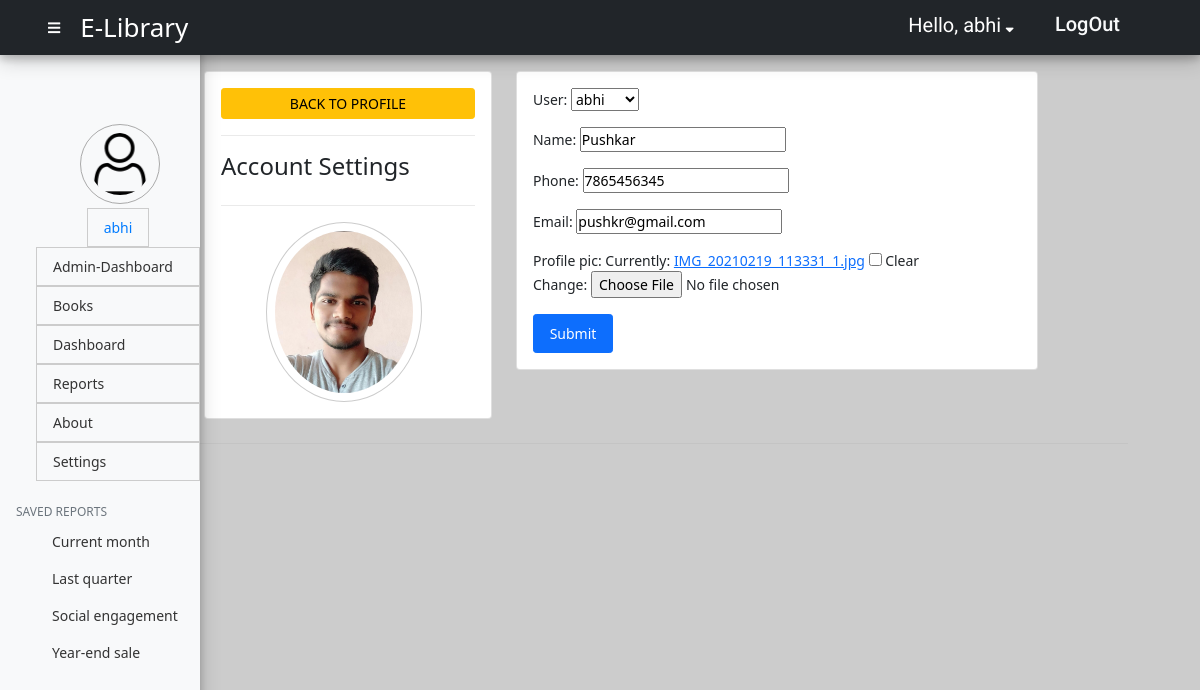
The page /elibrary/elibrary_settings/ (signed in) on the database its author committed.
### api/models.py (models this page shows, shortened)
class Customer(models.Model):
    user = models.OneToOneField(User, null=True, on_delete= models.CASCADE)
    name = models.CharField(max_length=200, null=True)
    phone = models.CharField(max_length=200, null=True)
    email = models.CharField(max_length=200, null=True)
    date_created = models.DateTimeField(auto_now_add=True, null=True)
    profile_pic = models.ImageField(default="user1.png",null= True, blank= True)

### api/decorators.py (the view)
        def wrapper_func(request,*args,**kwargs):
            group = None
            if request.user.groups.exists():
                group = request.user.groups.all()[0].name
            if group in allowed_roles:
                print('working',allowed_roles)
                return view_func(request,*args,**kwargs)
            else:
                return redirect('books')

### api/forms.py
class CustomerForm(ModelForm):
    class Meta:
        model = Customer
        fields = '__all__'

### api/views.py (called while the page is built)
@login_required(login_url='home')
@allowed_users(allowed_roles=['admin','customer','student'])
def settings(request):
    customer = request.user.customer
    form = CustomerForm(instance=customer)
    if request.method == 'POST':
        form = CustomerForm(request.POST,request.FILES,instance=customer)
        if form.is_valid():
            form.save()
    context={'form':form}
    return render(request,'settings.html',context)

### api/templates/settings.html (shortened to what this page needs)
{% extends 'api_base.html' %}
{% block content %}
<div class="row">
    <div class="col-md-4">
        <div class="card card-body">
            <a class="btn btn-warning btn-sm btn-block" href="{% url 'userPage' 19 %}">BACK TO PROFILE</a>
            <hr style="color:#aaa">
            <h4>Account Settings</h4>
            <hr style="color:#aaa">
            <span><img id="profile-pic" class="p-2" src="{{request.user.customer.profile_pic.url}}" alt="User_image" style="max-width:15vw;max-height:15vw;margin-left:45px;border-radius: 50%;border:1px solid #ccc;"></span>
        </div>
    </div>
    <div class="col-md-7">
        <div class="card card-body">
            <form method="POST" action="" enctype="multipart/form-data">
            {{form.as_p}}
            <button type="submit" class="btn btn-primary btn-sm btn-block p-2"  style="width:80px;" name="update_info">Submit</button>
            </form>
        </div>
    </div>
    <hr class="my-4" style="color:#aaa">
</div>
{% endblock %}

### api/templates/api_base.html (shortened to what this page needs)
<!doctype html>
<html lang="en">
<head>
    {% load static %}
    <link href="https://cdn.jsdelivr.net/npm/bootstrap@5.0.2/dist/css/bootstrap.min.css" rel="stylesheet"
>
    <link rel="stylesheet" href="https://cdnjs.cloudflare.com/ajax/libs/font-awesome/5.15.3/css/all.min.css">
    <link rel="stylesheet" href="{% static 'CSS/api.css' %}">
    <link rel="stylesheet" href="{% static 'CSS/testutils.css' %}">
</head>
<body>
    <nav class="navbar navbar-dark sticky-top bg-dark flex-md-nowrap p-0">
        <div><i class="fas fa-bars" id="sidebar_btn" onclick="togglemenu()" style="color:white;margin-left: 4vw;"></i>
        </div>
        <div class="p-2"><a class="navbar-brand col-sm-3 col-md-2 mr-0" href="{% url 'admin_dashboard' %}"
                style="font-size: 26px;margin-right: 58vw;">E-Library</a></div>
        <div>
            <ul class="navbar-nav px-3">
                <li class="nav-item" style="margin-top: 5px;margin-right: 21px;">
                    <a class=" p-0 font2" style="text-decoration: none;color:white;margin-top:12px">
                        <span class="mr-2" style="font-size:20px;">Hello, {{request.user}}</span><i
                            class="fas fa-sort-down mx-1" data-bs-toggle="modal" data-bs-target="#optionModal"></i>
                    </a>
                </li>
                <li class="nav-item text-nowrap" style="padding-top:3px;padding-bottom:3px;">
                    <button class="btn btn-outline-light btn-sm ml-3 mx-2" style="border:0px;" data-bs-toggle="modal"
                        data-bs-target="#logoutModal">
                        <h5 class="font2">LogOut</h5>
                    </button>
                </li>
            </ul>
        </div>
    </nav>
    <div class="container-fluid">
        <div class="row my-3">
            <nav class="bg-light sidebar" id="sidebar">
                <div class="sidebar-sticky">
                    <ul class="nav flex-column" style="margin-top:60px;">
                        <div class="nav-item" style="margin-left: 80px;">
                            <span><img id="profile-pic" class="p-2 mb-1" src="{% static 'images/user.png' %}" alt="User_image" style="max-width:80px;max-height:80px;margin:0 auto;border:1px solid #aaa;border-radius: 50%;"></span>
                        </div>
                        <li class="nav-item" style="display:flex;justify-content: center;">
                            <a class="nav-link active" href="{% url 'customers' 19 %}" style="border:1px solid #ccc;">{{request.user}}</a>
                        </li>
                        {% if request.user.is_staff %}
                        <li class="nav-item">
                            <a class="nav-link" href="{% url 'admin_dashboard'  %}" style="border:1px solid #ccc;">
                                Admin-Dashboard <span class="sr-only">(current)</span>
                            </a>
                        </li>
                        <li class="nav-item">
                            <a class="nav-link" href="{% url 'books' %}" style="border:1px solid #ccc;">
                                Books
                            </a>
                        </li>
                        <li class="nav-item">
                            <a class="nav-link" href="{% url 'dashboard' %} " style="border:1px solid #ccc;">
                                Dashboard <span class="sr-only">(current)</span>
                            </a>
                        </li>
                        <li class="nav-item">
                            <a class="nav-link" href="{% url 'elibrary_reports' %}" style="border:1px solid #ccc;">
                                Reports
                            </a>
                        </li>
                        <li class="nav-item">
                            <a class="nav-link" href="{% url 'elibrary_about' %}" style="border:1px solid #ccc;">
                                About
                            </a>
                        </li>
                        <li class="nav-item">
                            <a class="nav-link" href="{% url 'elibrary_settings' %}" style="border:1px solid #ccc;">
                                Settings
                            </a>
                        </li>
                        {% endif %}
                    </ul>
                    <h6
                        class="sidebar-heading d-flex justify-content-between align-items-center px-3 mt-4 mb-1 text-muted">
                        <span>Saved reports</span>
                    </h6>
                    <ul class="nav flex-column mb-2">
                        <li class="nav-item">
                            <a class="nav-link" href="#">
                                Current month
                            </a>
                        </li>
                        <li class="nav-item">
                            <a class="nav-link" href="#">
                                Last quarter
                            </a>
                        </li>
                        <li class="nav-item">
                            <a class="nav-link" href="#">
                                Social engagement
                            </a>
                        </li>
                        <li class="nav-item">
                            <a class="nav-link" href="#">
                                Year-end sale
                            </a>
                        </li>
                    </ul>
                </div>
            </nav>
            {% block content %}{% endblock %}
</body>
</html>

### static/CSS/api.css (style rules this page uses)
* { margin: 0; padding: 0; }
body { font-size: .875rem; background-color: #ccc; }
.row { margin-left: 7vw; margin-bottom: 6vh; width: 80vw; display: flex; flex-direction: row; }
#sidebar { display: block; position: fixed; top: 0; bottom: 0; left: 0%; z-index: 1; width:200px; transition:0.3s; padding: 0; box-shadow: 0 4px 8px 0 rgba(0, 0, 0, 0.2), 0 6px 20px 0 rgba(0, 0, 0, 0.19); -webkit-box-shadow: 0 4px 8px 0 rgba(0, 0, 0, 0.2), 0 6px 20px 0 rgba(0, 0, 0, 0.19); -moz-box-shadow: 0 4px 8px 0 rgba(0, 0, 0, 0.2), 0 6px 20px 0 rgba(0, 0, 0, 0.19); }
.sidebar-sticky { position: -webkit-sticky; position: sticky; margin-top: 7vh; height: calc(100vh - 48px); padding-top: .5rem; }
.sidebar .nav-link { font-weight: 500; color: #333; }
.sidebar .nav-link.active { color: #007bff; }
.sidebar-heading { font-size: .75rem; text-transform: uppercase; }
.navbar-dark { display: flex; flex-direction: row; flex-wrap: wrap; width:100%; box-shadow: 0 4px 8px 0 rgba(0, 0, 0, 0.2), 0 6px 20px 0 rgba(0, 0, 0, 0.19); -webkit-box-shadow: 0 4px 8px 0 rgba(0, 0, 0, 0.2), 0 6px 20px 0 rgba(0, 0, 0, 0.19); -moz-box-shadow: 0 4px 8px 0 rgba(0, 0, 0, 0.2), 0 6px 20px 0 rgba(0, 0, 0, 0.19); }
.navbar-brand { padding-left: 0vw; padding-right: 0vw; margin-left: 1vw; width:0%; padding-top: .75rem; padding-bottom: .75rem; font-size: 1rem; }
.navbar-nav { display: flex; flex-direction: row; margin-right: 4vw; }
.nav-link { margin-left: 3vw; }

### static/CSS/testutils.css (style rules this page uses)
:root { --font1:'Baloo Bhaina 2', cursive; --font2: 'Roboto', sans-serif; --font3: 'poppins', sans-serif; --font4: 'palette mosaic', sans-serif; --font5: 'abril fatface', sans-serif; --font6: 'pacifico', sans-serif; }
.font2 { font-family: var(--font2); }

### api/templates/settings.html (style rules this page uses)
.row { margin-left: 7vw; margin-bottom: 6vh; width: 80vw; display: flex; flex-direction: row; }

### rows shown on the page
Customer: user "abhi", name "Pushkar", phone "7865456345", email "pushkr@gmail.com"

### other values the page prints
{{ request.user }} "abhi"
